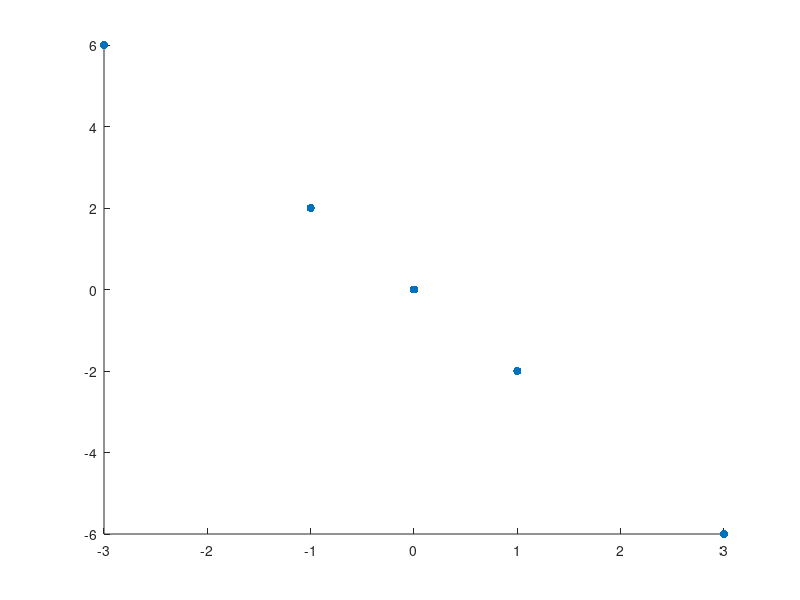

Reproduce this figure in MATLAB. (Note: this script raises an error after producing the figure.)
x = [0, -1, -3, 1, 3];
y = [0, 2, 6, -2, -6];

[n, m] = size(x);


scatter(x,y, 'filled')
for i=1:m
    text(x(i),y(i),"   (" + x(i) + "," + y(i) + ")")
end